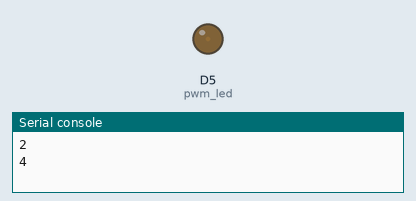
Simulated run of this program. Board: CircuitPython board. Shown: output pins drawn as LEDs (lit = HIGH), the last lines printed to the serial console.

Above: at 0.05 s.
At 1.35 s:
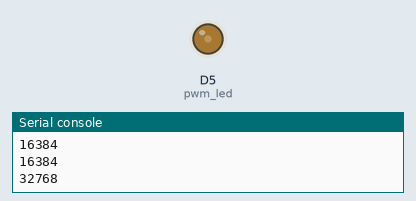
At 1.5 s:
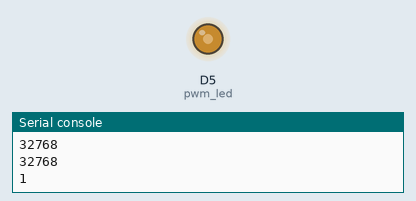
Timing chart, 0 to 3.7 s (numbered marks = the images above):
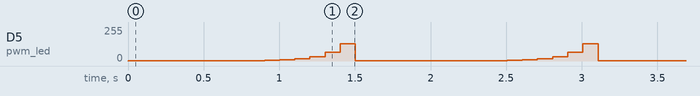

Measured:
- by itself, D5 (pwm_led): repeats every 1.6 s: 2/255 0.10 s, 4/255 0.10 s, 8/255 0.10 s, 16/255 0.10 s, 32/255 0.10 s, 64/255 0.10 s, 128/255 0.10 s, 1/255 0.90 s

The program:

control_the_brightness_of_an_LED.py
```python
# do this forever
import board
import time
from digitalio import DigitalInOut, Direction, Pull
import pwmio

# create a pwmOut object at
pwm_led = pwmio.PWMOut(board.D5)

# create a variable to store a duty_cycle
# the value of the PWM duty_cycle is 16-bits long
# 16 bit values fall in the integer range of 1 to 65535

# we can also use exponents of 2 to set these values
# change the value of exponent here between 0 and 15 to set the pwm_dc below
exponent = 1

pwm_dc = 2 ** exponent

# do this forever
while True:

    # print the exponent pwm_dc value to see it in serial
    print(pwm_dc)
    # now set the pwm_led duty_cycle property to the pwm_dc value
    pwm_led.duty_cycle = pwm_dc

    # increment the exponent value with compound addition assignment
    exponent += 1

    # then use the modulo 15 of that value to set a new pwm_dc value
    pwm_dc = 2 ** (exponent % 16)
    print(pwm_dc)

    # sleep for a bit to keep the serial from acting weird
    time.sleep(0.1)
```
